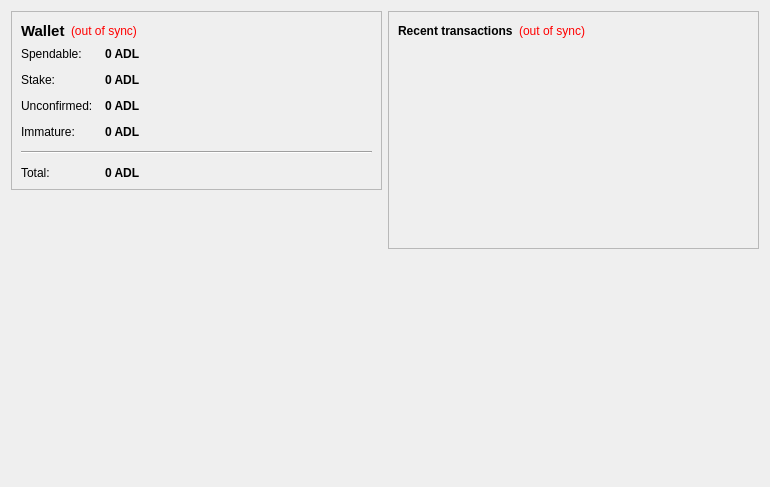
<?xml version="1.0" encoding="UTF-8"?>
<ui version="4.0">
 <class>OverviewPage</class>
 <widget class="QWidget" name="OverviewPage">
  <property name="geometry">
   <rect>
    <x>0</x>
    <y>0</y>
    <width>770</width>
    <height>487</height>
   </rect>
  </property>
  <property name="windowTitle">
   <string>Form</string>
  </property>
  <layout class="QHBoxLayout" name="horizontalLayout" stretch="1,1">
   <item>
    <layout class="QVBoxLayout" name="verticalLayout_2">
     <item>
      <widget class="QFrame" name="frame">
       <property name="frameShape">
        <enum>QFrame::StyledPanel</enum>
       </property>
       <property name="frameShadow">
        <enum>QFrame::Raised</enum>
       </property>
       <layout class="QVBoxLayout" name="verticalLayout_4">
        <item>
         <layout class="QHBoxLayout" name="horizontalLayout_4">
          <item>
           <widget class="QLabel" name="label_5">
            <property name="font">
             <font>
              <pointsize>11</pointsize>
              <weight>75</weight>
              <bold>true</bold>
             </font>
            </property>
            <property name="text">
             <string>Wallet</string>
            </property>
           </widget>
          </item>
          <item>
           <widget class="QLabel" name="labelWalletStatus">
            <property name="toolTip">
             <string>The displayed information may be out of date. Your wallet automatically synchronizes with the Adderall network after a connection is established, but this process has not completed yet.</string>
            </property>
            <property name="styleSheet">
             <string notr="true">QLabel { color: red; }</string>
            </property>
            <property name="text">
             <string notr="true">(out of sync)</string>
            </property>
            <property name="alignment">
             <set>Qt::AlignLeading|Qt::AlignLeft|Qt::AlignVCenter</set>
            </property>
           </widget>
          </item>
          <item>
           <spacer name="horizontalSpacer_2">
            <property name="orientation">
             <enum>Qt::Horizontal</enum>
            </property>
            <property name="sizeHint" stdset="0">
             <size>
              <width>40</width>
              <height>20</height>
             </size>
            </property>
           </spacer>
          </item>
         </layout>
        </item>
        <item>
         <layout class="QFormLayout" name="formLayout_2">
          <property name="fieldGrowthPolicy">
           <enum>QFormLayout::AllNonFixedFieldsGrow</enum>
          </property>
          <property name="horizontalSpacing">
           <number>12</number>
          </property>
          <property name="verticalSpacing">
           <number>12</number>
          </property>
          <item row="0" column="0">
           <widget class="QLabel" name="label">
            <property name="text">
             <string>Spendable:</string>
            </property>
           </widget>
          </item>
          <item row="0" column="1">
           <widget class="QLabel" name="labelBalance">
            <property name="font">
             <font>
              <weight>75</weight>
              <bold>true</bold>
             </font>
            </property>
            <property name="cursor">
             <cursorShape>IBeamCursor</cursorShape>
            </property>
            <property name="toolTip">
             <string>Your current spendable balance</string>
            </property>
            <property name="text">
             <string notr="true">0 ADL</string>
            </property>
            <property name="textInteractionFlags">
             <set>Qt::LinksAccessibleByMouse|Qt::TextSelectableByKeyboard|Qt::TextSelectableByMouse</set>
            </property>
           </widget>
          </item>
          <item row="1" column="0">
           <widget class="QLabel" name="label_6">
            <property name="text">
             <string>Stake:</string>
            </property>
           </widget>
          </item>
          <item row="1" column="1">
           <widget class="QLabel" name="labelStake">
            <property name="font">
             <font>
              <weight>75</weight>
              <bold>true</bold>
             </font>
            </property>
            <property name="cursor">
             <cursorShape>IBeamCursor</cursorShape>
            </property>
            <property name="toolTip">
             <string>Total of coins that was staked, and do not yet count toward the current balance</string>
            </property>
            <property name="text">
             <string notr="true">0 ADL</string>
            </property>
            <property name="textInteractionFlags">
             <set>Qt::LinksAccessibleByMouse|Qt::TextSelectableByKeyboard|Qt::TextSelectableByMouse</set>
            </property>
           </widget>
          </item>
          <item row="2" column="0">
           <widget class="QLabel" name="label_3">
            <property name="text">
             <string>Unconfirmed:</string>
            </property>
           </widget>
          </item>
          <item row="2" column="1">
           <widget class="QLabel" name="labelUnconfirmed">
            <property name="font">
             <font>
              <weight>75</weight>
              <bold>true</bold>
             </font>
            </property>
            <property name="cursor">
             <cursorShape>IBeamCursor</cursorShape>
            </property>
            <property name="toolTip">
             <string>Total of transactions that have yet to be confirmed, and do not yet count toward the current balance</string>
            </property>
            <property name="text">
             <string notr="true">0 ADL</string>
            </property>
            <property name="textInteractionFlags">
             <set>Qt::LinksAccessibleByMouse|Qt::TextSelectableByKeyboard|Qt::TextSelectableByMouse</set>
            </property>
           </widget>
          </item>
          <item row="3" column="0">
           <widget class="QLabel" name="labelImmatureText">
            <property name="text">
             <string>Immature:</string>
            </property>
           </widget>
          </item>
          <item row="3" column="1">
           <widget class="QLabel" name="labelImmature">
            <property name="font">
             <font>
              <weight>75</weight>
              <bold>true</bold>
             </font>
            </property>
            <property name="toolTip">
             <string>Mined balance that has not yet matured</string>
            </property>
            <property name="text">
             <string notr="true">0 ADL</string>
            </property>
            <property name="textInteractionFlags">
             <set>Qt::LinksAccessibleByMouse|Qt::TextSelectableByKeyboard|Qt::TextSelectableByMouse</set>
            </property>
           </widget>
          </item>
          <item row="4" column="0" colspan="2">
           <widget class="Line" name="line">
            <property name="orientation">
             <enum>Qt::Horizontal</enum>
            </property>
           </widget>
          </item>
          <item row="5" column="0">
           <widget class="QLabel" name="labelTotalText">
            <property name="text">
             <string>Total:</string>
            </property>
           </widget>
          </item>
          <item row="5" column="1">
           <widget class="QLabel" name="labelTotal">
            <property name="font">
             <font>
              <weight>75</weight>
              <bold>true</bold>
             </font>
            </property>
            <property name="cursor">
             <cursorShape>IBeamCursor</cursorShape>
            </property>
            <property name="toolTip">
             <string>Your current total balance</string>
            </property>
            <property name="text">
             <string notr="true">0 ADL</string>
            </property>
            <property name="textInteractionFlags">
             <set>Qt::LinksAccessibleByMouse|Qt::TextSelectableByKeyboard|Qt::TextSelectableByMouse</set>
            </property>
           </widget>
          </item>
         </layout>
        </item>
       </layout>
      </widget>
     </item>
     <item>
      <spacer name="verticalSpacer">
       <property name="orientation">
        <enum>Qt::Vertical</enum>
       </property>
       <property name="sizeHint" stdset="0">
        <size>
         <width>20</width>
         <height>40</height>
        </size>
       </property>
      </spacer>
     </item>
     <item>
      <widget class="QLabel" name="label_2">
       <property name="autoFillBackground">
        <bool>true</bool>
       </property>
       <property name="text">
        <string/>
       </property>
       <property name="pixmap">
        <pixmap resource="../bitcoin.qrc">:/icons/drmbg</pixmap>
       </property>
       <property name="scaledContents">
        <bool>false</bool>
       </property>
       <property name="margin">
        <number>0</number>
       </property>
      </widget>
     </item>
    </layout>
   </item>
   <item>
    <layout class="QVBoxLayout" name="verticalLayout_3">
     <item>
      <widget class="QFrame" name="frame_2">
       <property name="frameShape">
        <enum>QFrame::StyledPanel</enum>
       </property>
       <property name="frameShadow">
        <enum>QFrame::Raised</enum>
       </property>
       <layout class="QVBoxLayout" name="verticalLayout">
        <item>
         <layout class="QHBoxLayout" name="horizontalLayout_2">
          <item>
           <widget class="QLabel" name="label_4">
            <property name="text">
             <string>&lt;b&gt;Recent transactions&lt;/b&gt;</string>
            </property>
           </widget>
          </item>
          <item>
           <widget class="QLabel" name="labelTransactionsStatus">
            <property name="toolTip">
             <string>The displayed information may be out of date. Your wallet automatically synchronizes with the Adderall network after a connection is established, but this process has not completed yet.</string>
            </property>
            <property name="styleSheet">
             <string notr="true">QLabel { color: red; }</string>
            </property>
            <property name="text">
             <string notr="true">(out of sync)</string>
            </property>
            <property name="alignment">
             <set>Qt::AlignRight|Qt::AlignTrailing|Qt::AlignVCenter</set>
            </property>
           </widget>
          </item>
          <item>
           <spacer name="horizontalSpacer">
            <property name="orientation">
             <enum>Qt::Horizontal</enum>
            </property>
            <property name="sizeHint" stdset="0">
             <size>
              <width>40</width>
              <height>20</height>
             </size>
            </property>
           </spacer>
          </item>
         </layout>
        </item>
        <item>
         <widget class="QListView" name="listTransactions">
          <property name="styleSheet">
           <string notr="true">QListView { background: transparent; }</string>
          </property>
          <property name="frameShape">
           <enum>QFrame::NoFrame</enum>
          </property>
          <property name="verticalScrollBarPolicy">
           <enum>Qt::ScrollBarAlwaysOff</enum>
          </property>
          <property name="horizontalScrollBarPolicy">
           <enum>Qt::ScrollBarAlwaysOff</enum>
          </property>
          <property name="selectionMode">
           <enum>QAbstractItemView::NoSelection</enum>
          </property>
         </widget>
        </item>
       </layout>
      </widget>
     </item>
     <item>
      <spacer name="verticalSpacer_2">
       <property name="orientation">
        <enum>Qt::Vertical</enum>
       </property>
       <property name="sizeHint" stdset="0">
        <size>
         <width>20</width>
         <height>40</height>
        </size>
       </property>
      </spacer>
     </item>
    </layout>
   </item>
  </layout>
 </widget>
 <resources/>
 <connections/>
</ui>
